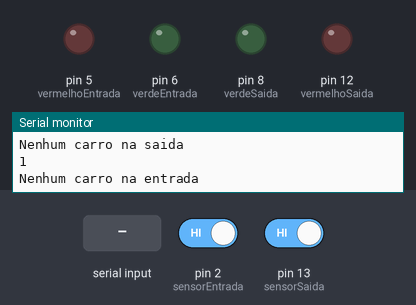
The sketch below on a simulated Arduino Uno, built with avr-gcc and run on an emulated ATmega328P. Shown: output pins drawn as LEDs (lit = HIGH), the last lines printed to the serial monitor. Inputs (shaded band) come from the test bench; at power-on: pin 2 (sensorEntrada) HIGH, pin 13 (sensorSaida) HIGH.

Above: at 1.2 s.
1.3 s: pin 2 (sensorEntrada) driven LOW
At 2.4 s:
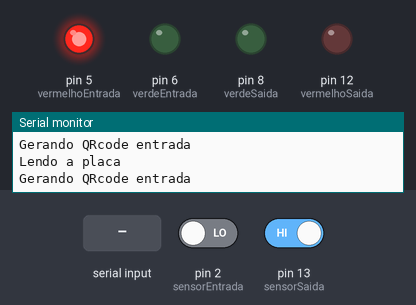
2.8 s: "1" received over Serial
At 4.3 s:
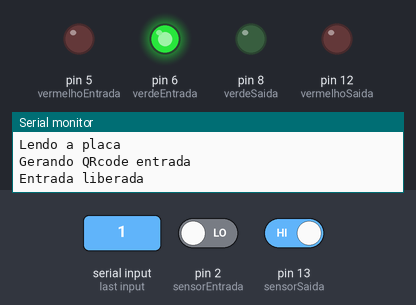
5.2 s: pin 2 (sensorEntrada) driven HIGH
8.2 s: pin 13 (sensorSaida) driven LOW
At 9.0 s:
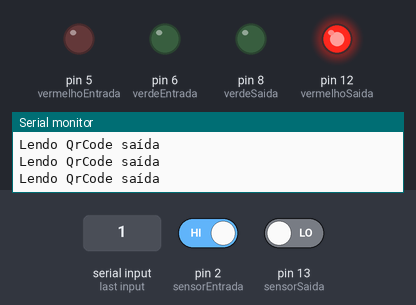
9.7 s: "1" received over Serial
At 10.5 s:
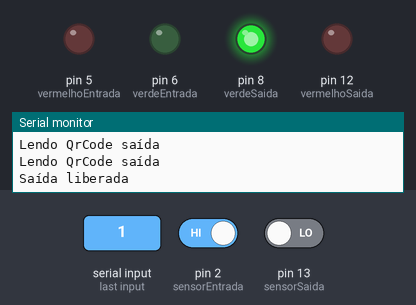
Timing chart, 0 to 14.5 s (numbered marks = the images above; inputs shaded):
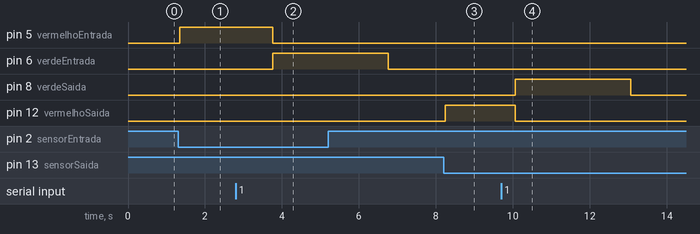

Measured:
- after the input at 1.3 s, pin 5 (vermelhoEntrada): LOW → HIGH after 0.05 s
- after the input at 2.8 s, pin 5 (vermelhoEntrada): HIGH → LOW after 0.96 s; pin 6 (verdeEntrada): LOW → HIGH after 0.96 s
- after the input at 8.2 s, pin 12 (vermelhoSaida): LOW → HIGH after 0.05 s
- after the input at 9.7 s, pin 8 (verdeSaida): LOW → HIGH after 0.37 s, → LOW 3.0 s later; pin 12 (vermelhoSaida): HIGH → LOW after 0.37 s

The sketch:

projeto_integrador2020.ino
```cpp
//Definir pinos da entrada

#define vermelhoEntrada 5
#define verdeEntrada 6
#define sensorEntrada 2
int carroEntrada = 0;
int estadoBotaoEntrada;

//Definir pinos da entrada 02
#define verdeSaida 8
#define vermelhoSaida 12
#define sensorSaida 13
int carroSaida = 0;
int estadoBotaoSaida;


void setup() {

 Serial.begin(9600);
 pinMode(vermelhoEntrada, OUTPUT);
 pinMode(vermelhoSaida, OUTPUT);
 pinMode(verdeEntrada, OUTPUT);
 pinMode(verdeSaida, OUTPUT);
 pinMode(sensorEntrada, INPUT_PULLUP);
 pinMode(sensorSaida, INPUT_PULLUP);
 carroEntrada = digitalRead(sensorEntrada);
 carroSaida = digitalRead(sensorSaida);

 Serial.begin(9600);
}

void loop() {

lerSensores();

}
```

controle.ino
```cpp
void liberarEntrada(){
  digitalWrite(vermelhoEntrada, true);

  while(digitalRead(sensorEntrada) == false){
    char abrir = Serial.read();
      Serial.println("Lendo a placa");
      delay(300);
      Serial.println("Gerando QRcode entrada");
      delay(300);
    if(abrir == '1'){
      digitalWrite(vermelhoEntrada, false);
      digitalWrite(verdeEntrada, true);
      Serial.println("Entrada liberada");
      delay(3000);
      digitalWrite(verdeEntrada, false);
     }
  }
  digitalWrite(vermelhoEntrada, false);
}
void liberarSaida(){
  digitalWrite(vermelhoSaida, true);

  while(digitalRead(sensorSaida) == false){
    char abrir = Serial.read();

      Serial.println("Lendo QrCode saída");
      delay(300);
    if(abrir == '1'){
      digitalWrite(vermelhoSaida, false);
      digitalWrite(verdeSaida, true);
      Serial.println("Saída liberada");
      delay(3000);
      digitalWrite(verdeSaida, false);
     }
}
digitalWrite(vermelhoSaida, false);
}
```

sensores.ino
```cpp
void lerSensores(){
  if(digitalRead(sensorSaida) == false){
  Serial.println("Saida");
  Serial.println(digitalRead(sensorSaida));
 liberarSaida();

}else{
  Serial.println("Nenhum carro na saida");
  Serial.println(digitalRead(sensorSaida));
}
 if(digitalRead(sensorEntrada) == false){
  Serial.println("Entrada");
  liberarEntrada();

}else{
  Serial.println("Nenhum carro na entrada");
}

 }
```
